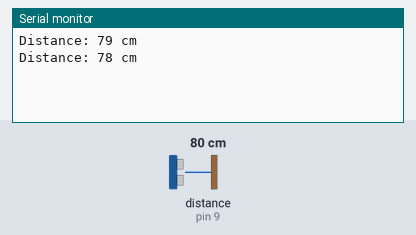
A sketch run on a simulated Arduino Uno, built with avr-gcc and run on an emulated ATmega328P. Shown: the last lines printed to the serial monitor. Wiring (inferred from the names in the program): ultrasonic range finder: trigger pin 8; echo pin 9. The test bench sets the inputs (shaded band); at power-on: distance to the obstacle (sensor on pin 9) 80 cm. The echo pulse lasts 58.3 µs per cm.

Above: at 1.8 s.
1.9 s: distance to the obstacle (sensor on pin 9) set to 2 cm
At 2.8 s:
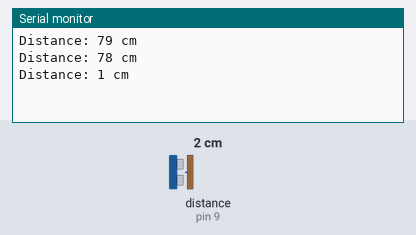
3.4 s: distance to the obstacle (sensor on pin 9) set to 4 cm
At 4.4 s:
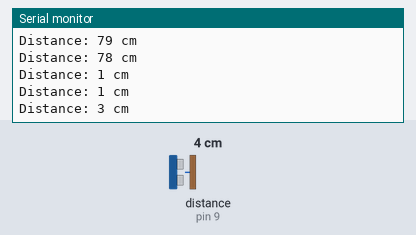
Timing chart, 0 to 6.4 s (numbered marks = the images above; inputs shaded):
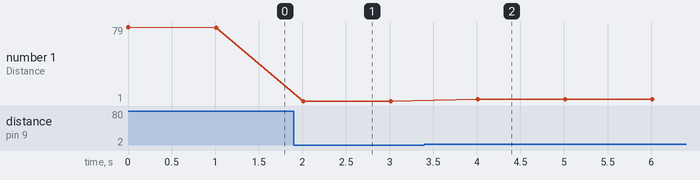

The sketch:

ProximitySensorTest.ino
```cpp
#include <ArduinoCarSensors.h>


const int trigger_pin = 8;
const int echo_pin = 9;

ProximitySensor proximitySensor; // Create an object of ProximitySensor


void setup() {
  // put your setup code here, to run once:
  Serial.begin(9600);

  proximitySensor.setup_proximity_sensor(trigger_pin, echo_pin);
}

void loop() {
  // put your main code here, to run repeatedly:

  //measure the distance
  int dist_cm;
  proximitySensor.measure_distance(dist_cm);
  Serial.print("Distance: ");
  Serial.print(dist_cm);
  Serial.println(" cm");

  //1 second wait
  delay(1000);

}
```

Measured:
- after the input at 1.9 s, the serial monitor: prints a new line after 0.11 s (image 1)
- after the input at 3.4 s, the serial monitor: prints a new line after 0.61 s (image 2)
- plotted number 1: 78 → 1 after the input at 1.9 s, 1 → 3 after the input at 3.4 s
